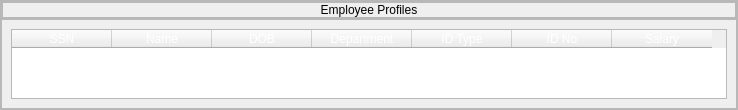
                  <widget class="QFrame" name="frame_200">
                   <property name="sizePolicy">
                    <sizepolicy hsizetype="Expanding" vsizetype="Preferred">
                     <horstretch>0</horstretch>
                     <verstretch>0</verstretch>
                    </sizepolicy>
                   </property>
                   <property name="frameShape">
                    <enum>QFrame::StyledPanel</enum>
                   </property>
                   <property name="frameShadow">
                    <enum>QFrame::Sunken</enum>
                   </property>
                   <layout class="QVBoxLayout" name="verticalLayout_147">
                    <property name="spacing">
                     <number>0</number>
                    </property>
                    <property name="leftMargin">
                     <number>0</number>
                    </property>
                    <property name="topMargin">
                     <number>0</number>
                    </property>
                    <property name="rightMargin">
                     <number>0</number>
                    </property>
                    <property name="bottomMargin">
                     <number>0</number>
                    </property>
                    <item>
                     <widget class="QFrame" name="frame_211">
                      <property name="frameShape">
                       <enum>QFrame::StyledPanel</enum>
                      </property>
                      <property name="frameShadow">
                       <enum>QFrame::Raised</enum>
                      </property>
                      <layout class="QHBoxLayout" name="horizontalLayout_74">
                       <property name="spacing">
                        <number>0</number>
                       </property>
                       <property name="leftMargin">
                        <number>0</number>
                       </property>
                       <property name="topMargin">
                        <number>0</number>
                       </property>
                       <property name="rightMargin">
                        <number>0</number>
                       </property>
                       <property name="bottomMargin">
                        <number>0</number>
                       </property>
                       <item>
                        <widget class="QFrame" name="frame_216">
                         <property name="frameShape">
                          <enum>QFrame::StyledPanel</enum>
                         </property>
                         <property name="frameShadow">
                          <enum>QFrame::Raised</enum>
                         </property>
                         <layout class="QHBoxLayout" name="horizontalLayout_76">
                          <property name="spacing">
                           <number>0</number>
                          </property>
                          <property name="leftMargin">
                           <number>0</number>
                          </property>
                          <property name="topMargin">
                           <number>0</number>
                          </property>
                          <property name="rightMargin">
                           <number>0</number>
                          </property>
                          <property name="bottomMargin">
                           <number>0</number>
                          </property>
                          <item>
                           <widget class="QLabel" name="label_114">
                            <property name="styleSheet">
                             <string notr="true">font: 16pt &quot;Century Gothic&quot;;</string>
                            </property>
                            <property name="text">
                             <string>Employee Profiles</string>
                            </property>
                            <property name="alignment">
                             <set>Qt::AlignCenter</set>
                            </property>
                           </widget>
                          </item>
                         </layout>
                        </widget>
                       </item>
                      </layout>
                     </widget>
                    </item>
                    <item>
                     <widget class="QFrame" name="frame_202">
                      <property name="sizePolicy">
                       <sizepolicy hsizetype="Preferred" vsizetype="Expanding">
                        <horstretch>0</horstretch>
                        <verstretch>0</verstretch>
                       </sizepolicy>
                      </property>
                      <property name="frameShape">
                       <enum>QFrame::StyledPanel</enum>
                      </property>
                      <property name="frameShadow">
                       <enum>QFrame::Sunken</enum>
                      </property>
                      <layout class="QHBoxLayout" name="horizontalLayout_71">
                       <item>
                        <widget class="QTableWidget" name="tableWidget_7">
                         <property name="styleSheet">
                          <string notr="true">font: 10pt &quot;Century Gothic&quot;;
color: rgb(255, 255, 255);
</string>
                         </property>
                         <property name="sizeAdjustPolicy">
                          <enum>QAbstractScrollArea::AdjustToContents</enum>
                         </property>
                         <property name="sortingEnabled">
                          <bool>false</bool>
                         </property>
                         <column>
                          <property name="text">
                           <string>SSN</string>
                          </property>
                         </column>
                         <column>
                          <property name="text">
                           <string>Name</string>
                          </property>
                         </column>
                         <column>
                          <property name="text">
                           <string>DOB</string>
                          </property>
                         </column>
                         <column>
                          <property name="text">
                           <string>Department</string>
                          </property>
                         </column>
                         <column>
                          <property name="text">
                           <string>ID Type</string>
                          </property>
                         </column>
                         <column>
                          <property name="text">
                           <string>ID No</string>
                          </property>
                         </column>
                         <column>
                          <property name="text">
                           <string>Salary</string>
                          </property>
                         </column>
                        </widget>
                       </item>
                      </layout>
                     </widget>
                    </item>
                   </layout>
                  </widget>
